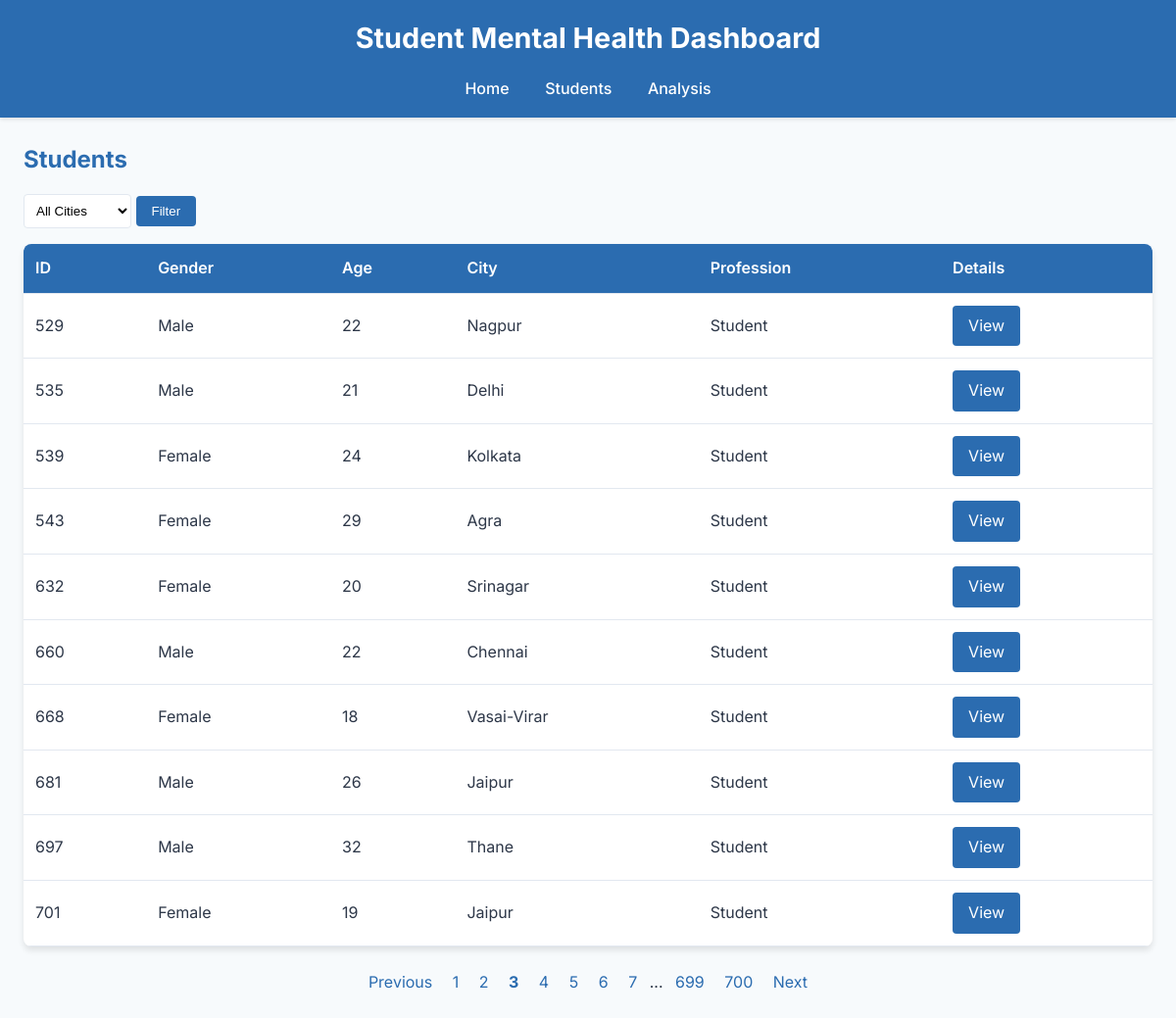
The app's page /students?page=3 with its own data.
### models/models.py (models this page shows)
class Student(db.Model):
    id = db.Column(db.Integer, primary_key=True)
    gender = db.Column(db.String(20), nullable=False)
    age = db.Column(db.Integer, nullable=False)
    city = db.Column(db.String(100))
    profession = db.Column(db.String(50))
    degree = db.Column(db.String(50))
    cgpa = db.Column(db.Float)
    study_satisfaction = db.Column(db.Float)
    depression = db.Column(db.Boolean, nullable=False)
    suicidal_thoughts = db.Column(db.Boolean, nullable=False)
    family_history = db.Column(db.Boolean, nullable=False)
    lifestyle_factors = db.relationship('LifestyleFactor', backref='student', lazy=True)

### routes/routes.py (the view)
@bp.route('/students')
def students():
    page = request.args.get('page', 1, type=int)
    city = request.args.get('city', None)
    query = Student.query
    if city:
        query = query.filter(Student.city == city)
    students = query.paginate(page=page, per_page=10)
    print(f"Students found: {students.total}")  # Debug
    return render_template('students.html', students=students)

### templates/students.html (shortened to what this page needs)
{% extends "base.html" %}
{% block content %}
    <h2>Students</h2>
    <form class="filter-form" method="GET">
        <select name="city">
            <option value="">All Cities</option>
        </select>
        <button type="submit">Filter</button>
    </form>
    {% if students.items %}
        <table>
            <tr>
                <th>ID</th>
                <th>Gender</th>
                <th>Age</th>
                <th>City</th>
                <th>Profession</th>
                <th>Details</th>
            </tr>
            {% for student in students.items %}
                <tr>
                    <td>{{ student.id }}</td>
                    <td>{{ student.gender }}</td>
                    <td>{{ student.age }}</td>
                    <td>{{ student.city }}</td>
                    <td>{{ student.profession }}</td>
                    <td><a href="{{ url_for('main.student', id=student.id) }}" class="button">View</a></td>
                </tr>
            {% endfor %}
        </table>
        <div class="pagination">
            {% if students.has_prev %}
                <a href="{{ url_for('main.students', page=students.prev_num, city=request.args.get('city')) }}">Previous</a>
            {% endif %}
            {% for page in students.iter_pages() %}
                {% if page %}
                    <a href="{{ url_for('main.students', page=page, city=request.args.get('city')) }}" {% if page == students.page %}style="font-weight: bold;"{% endif %}>{{ page }}</a>
                {% else %}
                    <span>...</span>
                {% endif %}
            {% endfor %}
            {% if students.has_next %}
                <a href="{{ url_for('main.students', page=students.next_num, city=request.args.get('city')) }}">Next</a>
            {% endif %}
        </div>
    {% else %}
        <p>No students found.</p>
    {% endif %}
{% endblock %}

### static/style.css (style rules this page uses)
* { margin: 0; padding: 0; box-sizing: border-box; }
body { font-family: 'Inter', sans-serif; background-color: #f7fafc; color: #2d3748; line-height: 1.6; }
h2 { font-size: 1.5rem; margin: 1.5rem 0 1rem; color: #2b6cb0; }
table { width: 100%; border-collapse: collapse; background: white; border-radius: 8px; overflow: hidden; box-shadow: 0 4px 6px rgba(0, 0, 0, 0.1); }
th, td { padding: 0.75rem; text-align: left; border-bottom: 1px solid #e2e8f0; }
th { background-color: #2b6cb0; color: white; font-weight: 600; }
.button { display: inline-block; padding: 0.5rem 1rem; background-color: #2b6cb0; color: white; text-decoration: none; border-radius: 4px; transition: background-color 0.3s; }
.pagination { margin: 1.5rem 0; text-align: center; }
.pagination a { margin: 0 0.5rem; text-decoration: none; color: #2b6cb0; }
.filter-form { margin: 1rem 0; }
.filter-form select { padding: 0.5rem; border: 1px solid #e2e8f0; border-radius: 4px; background: white; }
.filter-form button { padding: 0.5rem 1rem; background-color: #2b6cb0; color: white; border: none; border-radius: 4px; cursor: pointer; }

### records on screen
Student: id "529", gender "Male", age "22", city "Nagpur", profession "Student"
Student: id "535", gender "Male", age "21", city "Delhi", profession "Student"
Student: id "539", gender "Female", age "24", city "Kolkata", profession "Student"
Student: id "543", gender "Female", age "29", city "Agra", profession "Student"
Student: id "632", gender "Female", age "20", city "Srinagar", profession "Student"
Student: id "660", gender "Male", age "22", city "Chennai", profession "Student"
Student: id "668", gender "Female", age "18", city "Vasai-Virar", profession "Student"
Student: id "681", gender "Male", age "26", city "Jaipur", profession "Student"
Student: id "697", gender "Male", age "32", city "Thane", profession "Student"
Student: id "701", gender "Female", age "19", city "Jaipur", profession "Student"

### other values on screen
{{ page }} "1" "2" "3" "4" "5" "6" "7" "699" "700"
